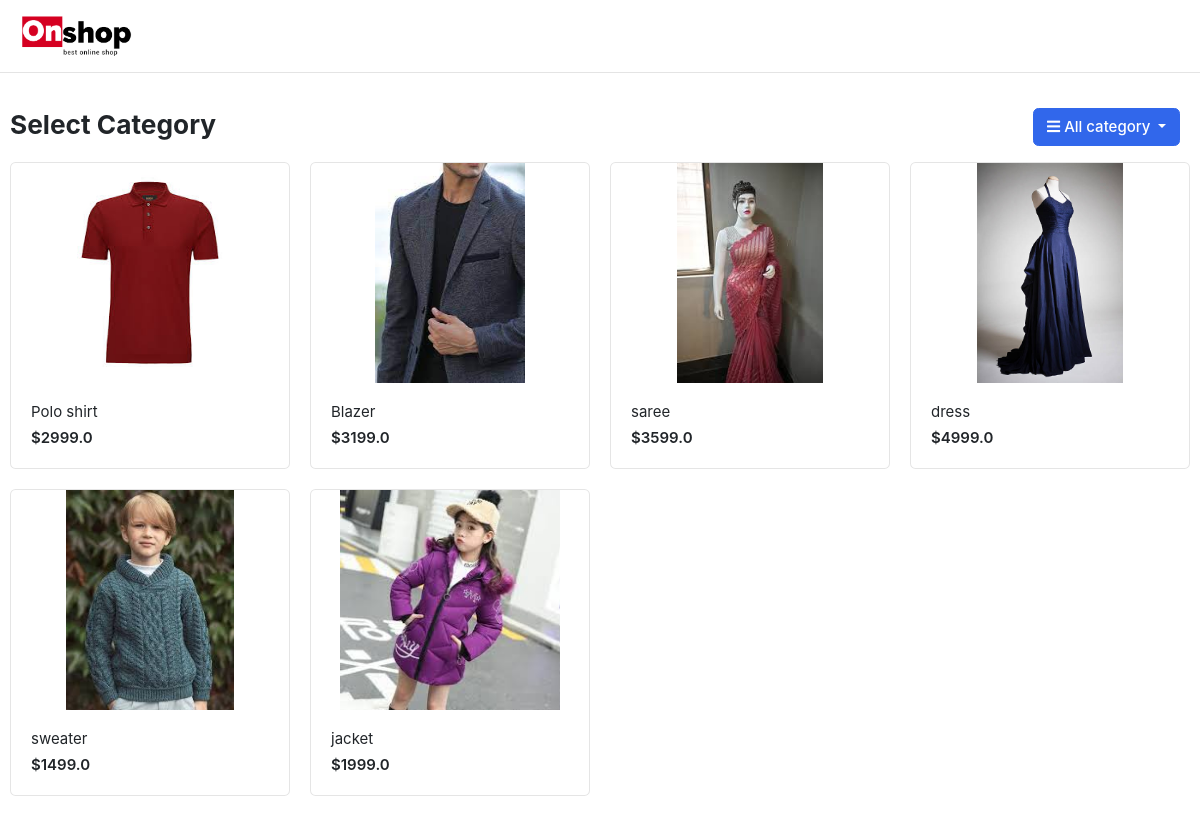
The page / on the database its author committed.
### app/models.py (models this page shows)
class Product(models.Model):
    category = models.ForeignKey(Category, on_delete=models.CASCADE)
    product_name = models.CharField(max_length=40, unique=True)
    product_image = models.ImageField(upload_to="uploads/%y/%m/%d")
    color = models.CharField(max_length=40)
    price = models.FloatField(blank = True)
    description = models.TextField(max_length=1000)
    size_S = models.BooleanField(default=False)
    size_M = models.BooleanField(default=False)
    size_L = models.BooleanField(default=False)
    created_at =  models.DateTimeField(auto_now_add=True)
    updated_at = models.DateTimeField(auto_now=True)

### app/views.py (the view)
# urls.py: path('', home, name="home"),
def home(request):
    products = Product.objects.all()
    categories = Category.objects.all()
    print(products)
    context = {
        "products": products,
        'categories':categories
    }
    return render(request, "index.html", context)

### templates/index.html (shortened to what this page needs)
{% extends './base/base.html' %}
{% load static %}
{% block content %}
<section class="section-name padding-y-sm">
<div class="container">
<header class="section-heading">
	<div class="col-lg col-sm col-md col-6 flex-grow-0">
		<div class="category-wrap dropdown d-inline-block float-right">
			<button type="button" class="btn btn-primary dropdown-toggle" data-toggle="dropdown">
				<i class="fa fa-bars"></i> All category
			</button>
		</div>
	</div>
	<h3 class="section-title">Select Category</h3>
</header>
<div class="row">
	{% for product in products %}
	<div class="col-md-3">
		<div class="card card-product-grid">
			<a href="{% url 'product_details' product.id %}" class="img-wrap"> <img src= '{{ product.product_image.url }}'> </a>
			<figcaption class="info-wrap">
				<a href="./product-detail.html" class="title">{{ product.product_name }}</a>
				<div class="price mt-1">${{ product.price }}</div>
			</figcaption>
		</div>
	</div>
	{% endfor %}
</div>
</div>
</section>
</body>
</html>
{% endblock %}

### templates/base/base.html
{% include './header.html' %}
{% block content  %}
{% endblock  %}

### templates/base/header.html (shortened to what this page needs)
{% load static %}
<!DOCTYPE HTML>
<html lang="en">
<head>
<link href='{% static "css/bootstrap.css" %}'rel="stylesheet" type="text/css"/>
<link href='{% static "fonts/fontawesome/css/all.min.css" %}' type="text/css" rel="stylesheet">
<link href='{% static "css/ui.css" %}' rel="stylesheet" type="text/css"/>
<link href='{% static "css/responsive.css" %}' rel="stylesheet" media="only screen and (max-width: 1200px)" />
</head>
<body>
    <header class="section-header">
        <section class="header-main border-bottom">
            <div class="container">
        <div class="row align-items-center">
            <div class="col-lg-2 col-md-3 col-6">
                <a href="/" class="brand-wrap">
                    <img class="logo" src='{% static "images/onshop_logo.png" %}'>
                </a>
            </div>
        </div>
            </div>
        </section>
        </header>

### onshop/static/css/ui.css (style rules this page uses)
html { font-family: "Inter", sans-serif; font-size: 15px; }
.img-wrap { text-align: center; display: block; }
.img-wrap img { max-width: 100%; }
.padding-y-sm { padding-top: 20px; padding-bottom: 20px; }
.section-heading { margin-bottom: 20px; margin-top: 15px; }
.section-title { color: #212529; }
.header-main { position: relative; padding-top: 1rem; padding-bottom: 1rem; }
.brand-wrap .logo, .navbar-brand .logo { margin-right: 7px; max-height: 42px; display: inline-block; }
[class*=card-product] a.title { color: #212529; display: block; }
[class*=card-product] .img-wrap { overflow: hidden; position: relative; }
[class*=card-product] .img-wrap img { height: 100%; max-width: 100%; width: auto; display: inline-block; -o-object-fit: cover; object-fit: cover; }
.card-product-grid { margin-bottom: 20px; }
.card-product-grid .img-wrap { border-radius: 0.2rem 0.2rem 0 0; height: 220px; }
.card-product-grid .info-wrap { overflow: hidden; padding: 18px 20px; }
.card .img-wrap { overflow: hidden; }
.price { font-weight: 600; color: #212529; }

### rows shown on the page
Product: product_image (picture), product_name "Polo shirt", price "2999.0"
Product: product_image (picture), product_name "Blazer", price "3199.0"
Product: product_image (picture), product_name "saree", price "3599.0"
Product: product_image (picture), product_name "dress", price "4999.0"
Product: product_image (picture), product_name "sweater", price "1499.0"
Product: product_image (picture), product_name "jacket", price "1999.0"
